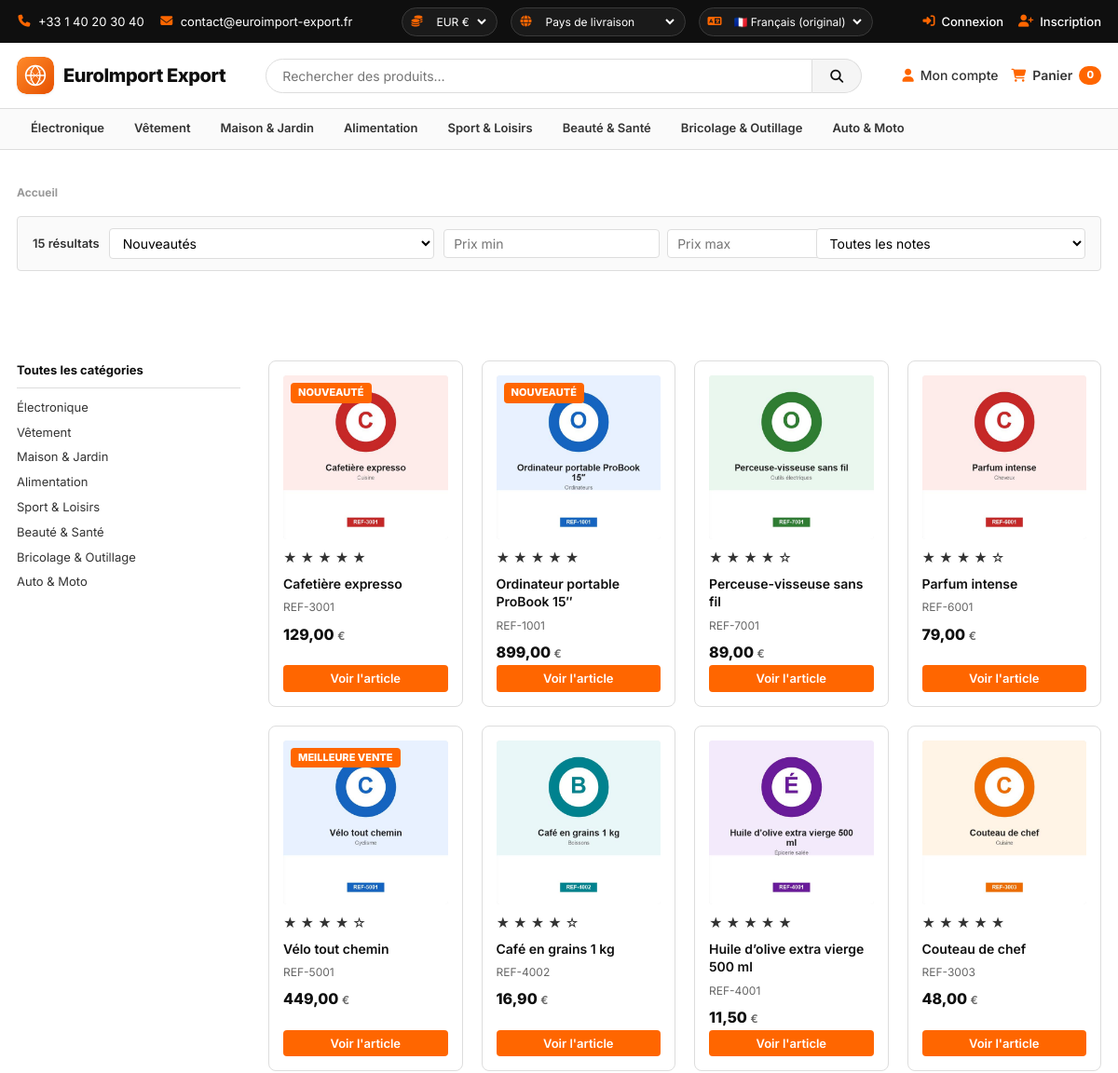
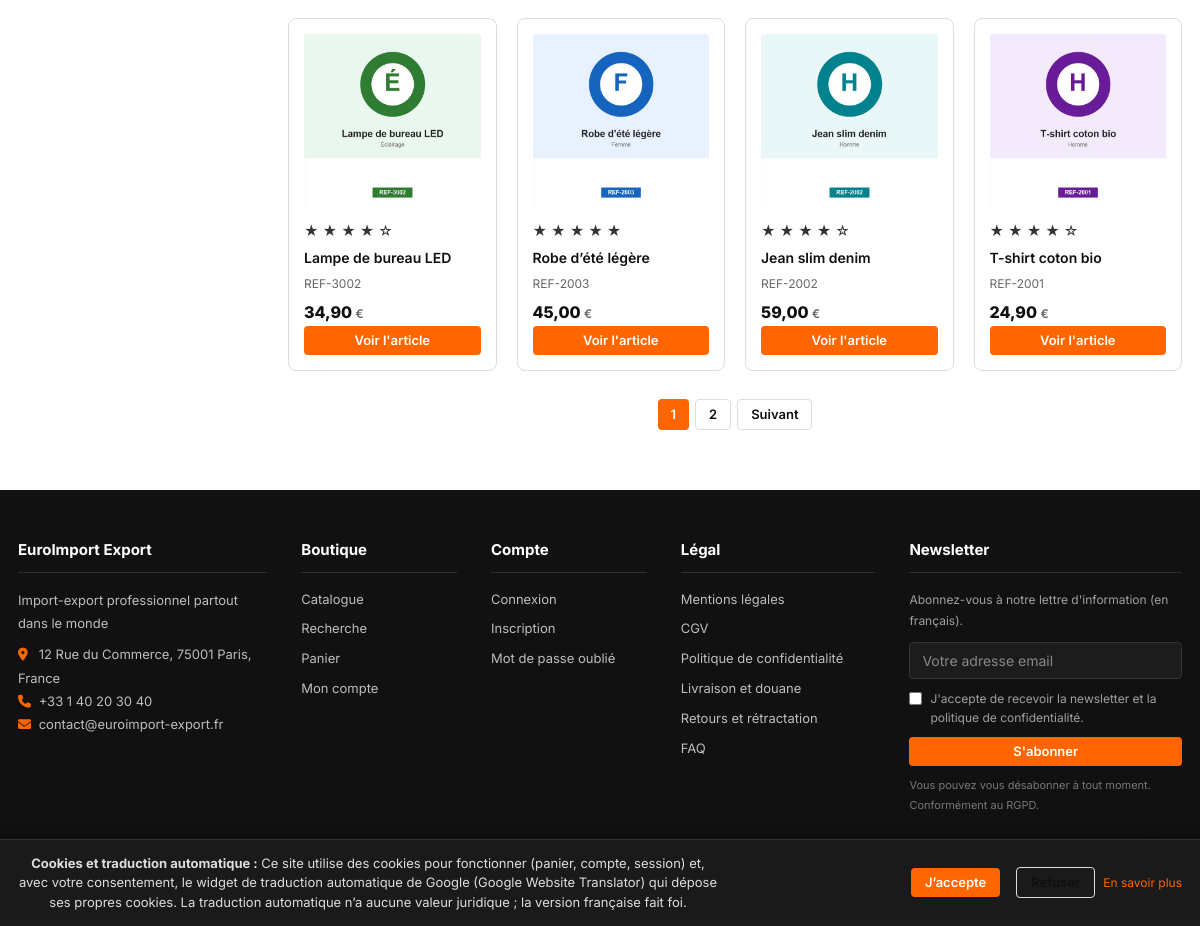
The page /public/catalogue.php on the database its author committed (2 pictures, top to bottom).
### tables this page shows
CREATE TABLE `categories` (
  `id` INT UNSIGNED NOT NULL AUTO_INCREMENT,
  `parent_id` INT UNSIGNED DEFAULT NULL,
  `name` VARCHAR(255) NOT NULL,
  `slug` VARCHAR(255) NOT NULL,
  `description` TEXT DEFAULT NULL,
  `image` VARCHAR(255) DEFAULT NULL,
  `sort_order` INT UNSIGNED NOT NULL DEFAULT 0,
  `is_active` TINYINT(1) NOT NULL DEFAULT 1,
  `created_at` DATETIME NOT NULL DEFAULT CURRENT_TIMESTAMP,
  `updated_at` DATETIME NOT NULL DEFAULT CURRENT_TIMESTAMP ON UPDATE CURRENT_TIMESTAMP,
  PRIMARY KEY (`id`),
  UNIQUE KEY `uk_categories_slug` (`slug`),
  KEY `idx_categories_parent` (`parent_id`),
  KEY `idx_categories_active` (`is_active`),
  CONSTRAINT `fk_categories_parent` FOREIGN KEY (`parent_id`) REFERENCES `categories` (`id`) ON DELETE SET NULL ON UPDATE CASCADE
);

CREATE TABLE `products` (
  `id` INT UNSIGNED NOT NULL AUTO_INCREMENT,
  `category_id` INT UNSIGNED DEFAULT NULL,
  `reference` VARCHAR(100) NOT NULL,
  `name` VARCHAR(255) NOT NULL,
  `short_description` TEXT DEFAULT NULL,
  `description` TEXT DEFAULT NULL,
  `price` DECIMAL(12,4) NOT NULL DEFAULT 0.0000 COMMENT 'Prix de base en devise de base (EUR)',
  `weight` DECIMAL(10,3) NOT NULL DEFAULT 0.000 COMMENT 'Poids en kg',
  `stock` INT NOT NULL DEFAULT 0,
  `min_stock` INT DEFAULT NULL,
  `rating` TINYINT UNSIGNED NOT NULL DEFAULT 0 COMMENT 'Note attribuée par l admin (1 à 5)',
  `sku` VARCHAR(100) DEFAULT NULL,
  `is_active` TINYINT(1) NOT NULL DEFAULT 1,
  `is_featured` TINYINT(1) NOT NULL DEFAULT 0,
  `is_bestseller` TINYINT(1) NOT NULL DEFAULT 0,
  `is_on_sale` TINYINT(1) NOT NULL DEFAULT 0,
  `sale_price` DECIMAL(12,4) DEFAULT NULL,
  `meta_title` VARCHAR(255) DEFAULT NULL,
  `meta_description` TEXT DEFAULT NULL,
  `created_at` DATETIME NOT NULL DEFAULT CURRENT_TIMESTAMP,
  `updated_at` DATETIME NOT NULL DEFAULT CURRENT_TIMESTAMP ON UPDATE CURRENT_TIMESTAMP,
  PRIMARY KEY (`id`),
  UNIQUE KEY `uk_products_reference` (`reference`),
  KEY `idx_products_category` (`category_id`),
  KEY `idx_products_active` (`is_active`),
  KEY `idx_products_featured` (`is_featured`),
  KEY `idx_products_bestseller` (`is_bestseller`),
  CONSTRAINT `fk_products_category` FOREIGN KEY (`category_id`) REFERENCES `categories` (`id`) ON DELETE SET NULL ON UPDATE CASCADE
);

CREATE TABLE `currencies` (
  `id` INT UNSIGNED NOT NULL AUTO_INCREMENT,
  `code` CHAR(3) NOT NULL,
  `name` VARCHAR(100) NOT NULL,
  `symbol` VARCHAR(10) NOT NULL,
  `exchange_rate` DECIMAL(12,6) NOT NULL DEFAULT 1.000000 COMMENT 'Taux par rapport à la devise de base (EUR)',
  `is_default` TINYINT(1) NOT NULL DEFAULT 0,
  `is_active` TINYINT(1) NOT NULL DEFAULT 1,
  `sort_order` INT UNSIGNED NOT NULL DEFAULT 0,
  `created_at` DATETIME NOT NULL DEFAULT CURRENT_TIMESTAMP,
  `updated_at` DATETIME NOT NULL DEFAULT CURRENT_TIMESTAMP ON UPDATE CURRENT_TIMESTAMP,
  PRIMARY KEY (`id`),
  UNIQUE KEY `uk_currencies_code` (`code`),
  KEY `idx_currencies_default` (`is_default`),
  KEY `idx_currencies_active` (`is_active`)
);

### public/catalogue.php (the view, shortened to what the rows shown need)
<?php
require_once __DIR__ . '/../includes/header.php';
$db = db();
$currency = detectCurrency($db);
$q = trim($_GET['q'] ?? '');
$sort = $_GET['sort'] ?? 'new';
$page = max(1, (int)($_GET['page'] ?? 1));
$perPage = 12;
$offset = ($page - 1) * $perPage;
$currentCategory = null;
$currentSubCategory = null;
$where = ['p.is_active = 1'];
$params = [];
switch ($sort) {
    case 'new':
    default:
        $order = 'p.is_featured DESC, p.created_at DESC';
        break;
}
$whereSql = implode(' AND ', $where);
$sql = "SELECT p.*, c.name AS category_name, c.slug AS category_slug
        FROM products p
        LEFT JOIN categories c ON p.category_id = c.id
        WHERE $whereSql
        ORDER BY $order
        LIMIT ? OFFSET ?";
$stmt = $db->prepare($sql);
$stmt->bindValue(count($params) + 1, $perPage, PDO::PARAM_INT);
$stmt->bindValue(count($params) + 2, $offset, PDO::PARAM_INT);
$stmt->execute();
$products = $stmt->fetchAll();
$filterSubs = [];
$allCategories = getCategories($db);
require_once INCLUDES_DIR . '/header.php';
?>
<section class="section">
    <div class="container catalogue-layout" style="display:grid; grid-template-columns: 240px 1fr; gap:30px; align-items:start;">
        <aside class="catalogue-sidebar">
            <?php if ($currentCategory): ?>
                <div class="catalogue-filter-block" style="margin-bottom:24px;">
                    <strong style="display:block; font-size:13px; color:var(--color-dark); margin-bottom:10px; padding-bottom:8px; border-bottom:1px solid var(--color-border);">Sous-catégories</strong>
                    <ul style="font-size:13px;">
                        <li style="margin-bottom:6px;">
                            <a href="catalogue.php?category=<?= e($currentCategory['slug']) ?><?= $q !== '' ? '&q=' . urlencode($q) : '' ?><?= $sort !== 'new' ? '&sort=' . $sort : '' ?>" class="<?= $currentSubCategory === null ? 'active' : '' ?>" style="color:var(--color-gray-dark);">
                                Tous <?= e($currentCategory['name']) ?>
                            </a>
                        </li>
                        <?php foreach ($filterSubs as $sub): ?>
                            <li style="margin-bottom:6px;">
                                <a href="catalogue.php?category=<?= e($currentCategory['slug']) ?>&sub=<?= e($sub['slug']) ?><?= $q !== '' ? '&q=' . urlencode($q) : '' ?><?= $sort !== 'new' ? '&sort=' . $sort : '' ?>" class="<?= $currentSubCategory && (int)$currentSubCategory['id'] === (int)$sub['id'] ? 'active' : '' ?>" style="color:var(--color-gray-dark);">
                                    <?= e($sub['name']) ?>
                                </a>
                            </li>
                        <?php endforeach; ?>
                    </ul>
                </div>
            <?php else: ?>
                <div class="catalogue-filter-block" style="margin-bottom:24px;">
                    <ul style="font-size:13px;">
                        <?php foreach ($allCategories as $cat): ?>
                            <li style="margin-bottom:6px;">
                                <a href="catalogue.php?category=<?= e($cat['slug']) ?><?= $q !== '' ? '&q=' . urlencode($q) : '' ?><?= $sort !== 'new' ? '&sort=' . $sort : '' ?>" class="<?= $currentCategory && (int)$currentCategory['id'] === (int)$cat['id'] ? 'active' : '' ?>" style="color:var(--color-gray-dark);">
                                    <?= e($cat['name']) ?>
                                </a>
                            </li>
                        <?php endforeach; ?>
                    </ul>
                </div>
            <?php endif; ?>
        </aside>
        <main class="catalogue-results">
            <?php if ($products): ?>
                <div class="product-grid">
                    <?php foreach ($products as $product): ?>
                        <div class="product-card">
                            <div class="product-card__image">
                                <?php
                                $img = imageUrl(productImagePath($db, (int)$product['id'], $product['reference']));
                                ?>
                                <a href="produit.php?slug=<?= e($product['reference']) ?>">
                                    <img src="<?= e($img) ?>" alt="<?= e($product['name']) ?>" loading="lazy">
                                </a>
                                <?php if (!empty($product['is_bestseller'])): ?>
                                    <span class="product-card__badge">Meilleure vente</span>
                                <?php elseif (!empty($product['is_on_sale'])): ?>
                                    <span class="product-card__badge">Promo</span>
                                <?php elseif (!empty($product['is_featured'])): ?>
                                    <span class="product-card__badge">Nouveauté</span>
                                <?php endif; ?>
                            </div>
                            <div class="product-card__stars">
                                <?php for ($i = 1; $i <= 5; $i++): ?>
                                    <span class="star"><?= $i <= (int)$product['rating'] ? '★' : '☆' ?></span>
                                <?php endfor; ?>
                            </div>
                            <div class="product-card__title">
                                <a href="produit.php?slug=<?= e($product['reference']) ?>" style="color:inherit;"><?= e($product['name']) ?></a>
                            </div>
                            <div class="product-card__meta">
                                <span class="notranslate" translate="no"><?= e($product['reference']) ?></span>
                            </div>
                            <div class="product-card__price">
                                <?= formatPrice(convertAmount((float)$product['price'], ['code' => 'EUR', 'exchange_rate' => 1.000000], $currency), $currency) ?>
                            </div>
                            <div class="product-card__actions">
                                <a href="produit.php?slug=<?= e($product['reference']) ?>" class="btn btn--primary btn--sm btn--full">Voir l'article</a>
                            </div>
                        </div>
                    <?php endforeach; ?>
                </div>
            <?php endif; ?>
        </main>
    </div>
</section>
<?php
require_once INCLUDES_DIR . '/footer.php';
?>

### includes/header.php (shortened to what the rows shown need)
<?php
require_once __DIR__ . '/../config/config.php';
require_once __DIR__ . '/functions.php';
$db = db();
$lang = currentLanguageFromCookie();
$rtl = currentLanguageIsRtl();
$currency = detectCurrency($db);
$topCategories = getCategories($db);
?>
<!DOCTYPE html>
<html lang="<?= e($lang) ?>" dir="<?= $rtl ? 'rtl' : 'ltr' ?>">
<head>
<link rel="stylesheet" href="https://cdnjs.cloudflare.com/ajax/libs/font-awesome/6.5.0/css/all.min.css">
<link rel="stylesheet" href="<?= ASSETS_URL ?>/css/main.css?v=1.2.0">
</head>
<body class="<?= $rtl ? 'rtl' : 'ltr' ?>">
<div class="site">
<nav class="category-nav">
    <div class="container">
        <ul class="category-list">
            <?php foreach ($topCategories as $cat): ?>
                <li>
                    <a href="catalogue.php?category=<?= e($cat['slug']) ?>"><?= e($cat['name']) ?></a>
                </li>
            <?php endforeach; ?>
        </ul>
    </div>
</nav>
<main class="site-main" id="main-content">

### includes/functions.php (shortened to what the rows shown need)
<?php
require_once __DIR__ . '/../config/config.php';
if (!function_exists('e')) {
    function e($value = null): string
    {
        return htmlspecialchars((string)$value, ENT_QUOTES | ENT_HTML5, 'UTF-8');
    }
}
if (!function_exists('url')) {
    function url(string $path = ''): string
    {
        $path = ltrim($path, '/');
        return APP_URL === '' ? '/' . $path : rtrim(APP_URL, '/') . '/' . $path;
    }
}
if (!function_exists('productImagePath')) {
    function productImagePath(PDO $database, int $productId, string $reference = ''): string
    {
        static $cache = [];
        if (!array_key_exists($productId, $cache)) {
            $stmt = $database->prepare(
                "SELECT image FROM product_images WHERE product_id = ? ORDER BY is_primary DESC, sort_order ASC, id ASC LIMIT 1"
            );
            $stmt->execute([$productId]);
            $row = $stmt->fetch();
            $cache[$productId] = $row !== false && !empty($row['image'])
                ? (string)$row['image']
                : ($reference !== '' ? 'uploads/images/products/' . strtolower($reference) . '-1.jpg' : '');
        }
        return $cache[$productId];
    }
}
if (!function_exists('imageUrl')) {
    function imageUrl(?string $path = null, string $reference = ''): string
    {
        $path = trim((string)$path);
        $relative = ltrim($path, '/');
        $absolute = url($relative);
        $diskPath = APP_DIR . '/' . str_replace('/', DIRECTORY_SEPARATOR, $relative);
        return $absolute;
    }
}
if (!function_exists('getCurrencies')) {
    function getCurrencies(PDO $database): array
    {
        $stmt = $database->query(
            "SELECT * FROM currencies WHERE is_active = 1 ORDER BY sort_order ASC, code ASC"
        );
        return $stmt->fetchAll();
    }
}
if (!function_exists('getDefaultCurrency')) {
    function getDefaultCurrency(PDO $database): array
    {
        $stmt = $database->query(
            "SELECT * FROM currencies WHERE is_default = 1 AND is_active = 1 LIMIT 1"
        );
        $row = $stmt->fetch();
        if ($row !== false) {
            return $row;
        }
        $all = getCurrencies($database);
        return $all[0] ?? ['code' => 'EUR', 'name' => 'Euro', 'symbol' => '€', 'exchange_rate' => 1.000000];
    }
}
if (!function_exists('detectCurrency')) {
    function detectCurrency(PDO $database): array
    {
        $code = $_COOKIE['currency'] ?? null;
        return getDefaultCurrency($database);
    }
}
if (!function_exists('convertAmount')) {
    function convertAmount(float $amount, array $fromCurrency, array $toCurrency): float
    {
        if ($fromCurrency['code'] === $toCurrency['code']) {
            return (float)$amount;
        }
        $inBase = (float)$amount / (float)$fromCurrency['exchange_rate'];
        return $inBase * (float)$toCurrency['exchange_rate'];
    }
}
if (!function_exists('formatPrice')) {
    function formatPrice(float $amount, array $currency): string
    {
        return number_format(round((float)$amount, 2), 2, ',', ' ')
            . ' <span class="currency notranslate" translate="no">'
            . e($currency['symbol']) . '</span>';
    }
}
if (!function_exists('getCategories')) {
    function getCategories(PDO $database, ?int $parentId = null): array
    {
        if ($parentId === null) {
            $stmt = $database->query(
                "SELECT * FROM categories WHERE parent_id IS NULL AND is_active = 1
                 ORDER BY sort_order ASC, name ASC"
            );
        } else {
            $stmt = $database->prepare(
                "SELECT * FROM categories WHERE parent_id = ? AND is_active = 1
                 ORDER BY sort_order ASC, name ASC"
            );
            $stmt->execute([$parentId]);
        }
        return $stmt->fetchAll();
    }
}

### rows shown on the page
categories: name "Électronique"
categories: name "Vêtement"
categories: name "Maison & Jardin"
categories: name "Alimentation"
categories: name "Sport & Loisirs"
categories: name "Beauté & Santé"
categories: name "Bricolage & Outillage"
categories: name "Auto & Moto"
products: shows a picture, is_bestseller "NOUVEAUTÉ", rating 5 (drawn), name "Cafetière expresso", reference "REF-3001", amount "129,00"
currencies: symbol "€"
products: shows a picture, is_bestseller "NOUVEAUTÉ", rating 5 (drawn), name "Ordinateur portable ProBook 15″", reference "REF-1001", amount "899,00"
products: shows a picture, rating 4 (drawn), name "Perceuse-visseuse sans fil", reference "REF-7001", amount "89,00"
products: shows a picture, rating 4 (drawn), name "Parfum intense", reference "REF-6001", amount "79,00"
products: shows a picture, is_bestseller "MEILLEURE VENTE", rating 4 (drawn), name "Vélo tout chemin", reference "REF-5001", amount "449,00"
products: shows a picture, rating 4 (drawn), name "Café en grains 1 kg", reference "REF-4002", amount "16,90"
products: shows a picture, rating 5 (drawn), name "Huile d’olive extra vierge 500 ml", reference "REF-4001", amount "11,50"
products: shows a picture, rating 5 (drawn), name "Couteau de chef", reference "REF-3003", amount "48,00"
products: shows a picture, rating 4 (drawn), name "Lampe de bureau LED", reference "REF-3002", amount "34,90"
products: shows a picture, rating 5 (drawn), name "Robe d’été légère", reference "REF-2003", amount "45,00"
products: shows a picture, rating 4 (drawn), name "Jean slim denim", reference "REF-2002", amount "59,00"
products: shows a picture, rating 4 (drawn), name "T-shirt coton bio", reference "REF-2001", amount "24,90"

### other values the page prints
$value "+33 1 40 20 30 40 contact@euroimport-export.fr 12 Rue du Commerce, 75001 Paris, France +33 1 40 20 30 40 contact@euroimport-export.fr"
$siteName "EuroImport Export"
$cartCount "0"
$b['label'] "Accueil"
$total "15"
$settings['site_slogan'] "Import-export professionnel partout dans le monde"
form field currency "EUR €"
form field lang "🇫🇷 Français (original)"
